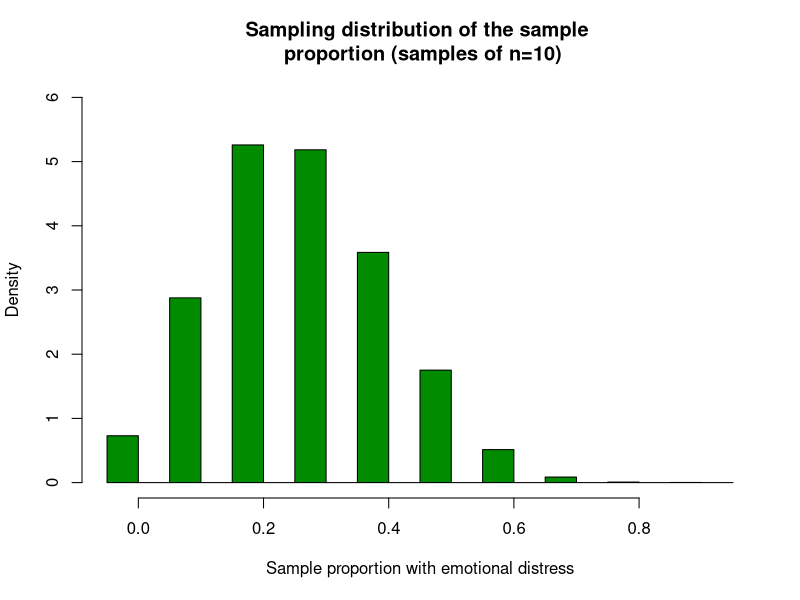

Write the R code that produced this figure.
# Population parameters
pi <- 0.28
n_in_study <- 10

# Simulate data from multiple studies
different_studies <- 10000
set.seed(1042)
study_measurements_ed <- list()
for (i in 1:different_studies) {
  study_measurements_ed[[i]] <- rbinom(n_in_study, 1, pi)
}

# Calculate the proportion in each study
sample.props   <- sapply(study_measurements_ed, mean)

# Draw graphs
hist(sample.props[1:10000], 
     freq=FALSE, breaks=seq(-0.05, 0.95, 0.05), col="green4",
     ylim=c(0, 6), xlab="Sample proportion with emotional distress", 
     main="Sampling distribution of the sample \n proportion (samples of n=10)")  # the "\n" makes a newline


### Summarise the approximate sampling distribution

# The mean value of the different sample means
mean(sample.props)

# The whole sampling distribution (i.e. the PDF)
table(sample.props)/different_studies
